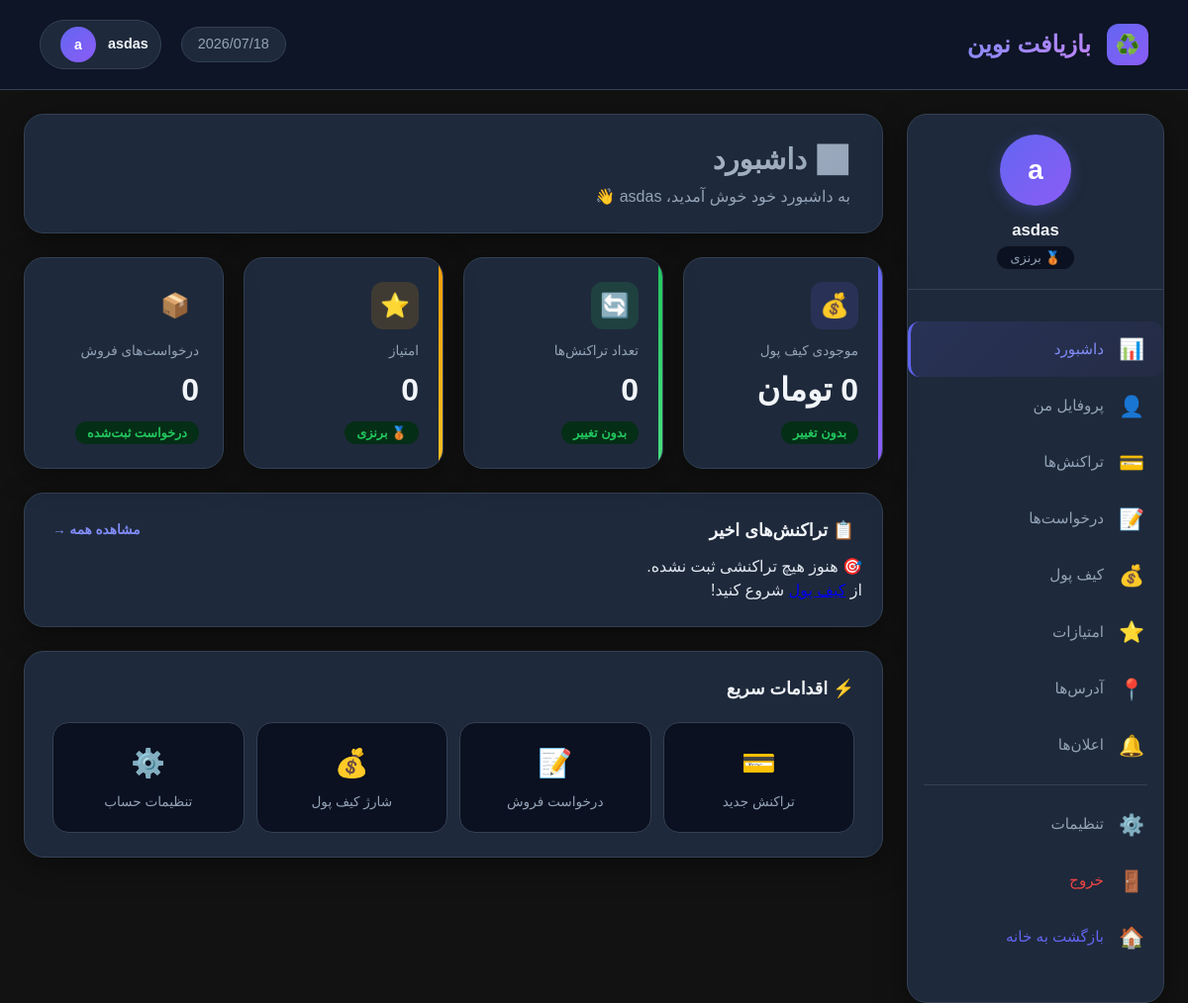
Page /dashboard (signed in) on the committed database.
### tables this page shows
CREATE TABLE `users` (
  `id` int(255) NOT NULL,
  `email` varchar(255) NOT NULL,
  `password` varchar(255) NOT NULL,
  `first_name` varchar(100) DEFAULT NULL,
  `last_name` varchar(100) DEFAULT NULL,
  `phone` varchar(20) DEFAULT NULL,
  `address` text DEFAULT NULL,
  `profile_picture` varchar(255) DEFAULT NULL,
  `user_level` enum('bronze','silver','gold','diamond','vip') DEFAULT 'bronze',
  `total_points` int(11) DEFAULT 0,
  `wallet_balance` int(11) DEFAULT 0,
  `created_at` timestamp NOT NULL DEFAULT current_timestamp(),
  `updated_at` timestamp NOT NULL DEFAULT current_timestamp() ON UPDATE current_timestamp()
);

### index.php (called while the page is built, shortened)
<?php
require_once BASE_PATH . '/app/Core/Router.php';
$uri = $_SERVER['REQUEST_URI'] ?? '/';
$path = (string) parse_url($uri, PHP_URL_PATH);
$router = new Router();
$router->dispatch($_SERVER['REQUEST_METHOD'], $path);

### views/dashboard.php (the view, shortened to what this page needs)
<?php
require_once __DIR__ . "/inc_db.php";
$user_id = $_SESSION['user_id'];
try {
    $stmt = $db->prepare("SELECT * FROM users WHERE id = ?");
    $stmt->execute([$user_id]);
    $user = $stmt->fetch(PDO::FETCH_ASSOC);
} catch (PDOException $e) {
    $user = null;
}
$user_name = htmlspecialchars(trim($user['first_name'] . ' ' . $user['last_name']));
if (empty($user_name)) {
    $user_name = explode('@', $user['email'])[0];
}
$user_initials = mb_substr($user['first_name'] ?? '', 0, 1) . mb_substr($user['last_name'] ?? '', 0, 1);
if (empty(trim($user_initials))) {
    $user_initials = mb_substr($user['email'] ?? 'م', 0, 1);
}
$wallet_balance = (int)($user['wallet_balance'] ?? 0);
$stmt = $db->prepare("SELECT COUNT(*) as total FROM transactions WHERE user_id = ?");
$stmt->execute([$user_id]);
$transaction_count = (int)$stmt->fetch()['total'];
$points = (int)($user['total_points'] ?? 0);
$stmt = $db->prepare("SELECT * FROM transactions WHERE user_id = ? ORDER BY created_at DESC LIMIT 10");
$stmt->execute([$user_id]);
$recent_transactions = $stmt->fetchAll(PDO::FETCH_ASSOC);
$stmt = $db->prepare("SELECT COUNT(*) as total FROM register_sell WHERE users_id = ?");
$stmt->execute([$user_id]);
$sell_requests_count = (int)$stmt->fetch()['total'];
$user_levels = [
    'bronze'  => '🥉 برنزی',
    'silver'  => '🥈 نقره‌ای',
    'gold'    => '🥇 طلایی',
    'diamond' => '💎 الماسی',
    'vip'     => '👑 VIP'
];
$user_level_label = $user_levels[$user['user_level'] ?? 'bronze'] ?? '🥉 برنزی';
$stmt = $db->prepare("
    SELECT COUNT(*) as count, COALESCE(SUM(amount), 0) as volume
    FROM transactions
    WHERE user_id = ? AND created_at >= DATE_SUB(NOW(), INTERVAL 30 DAY)
");
$stmt->execute([$user_id]);
$this_month = $stmt->fetch();
$this_month_count = (int)$this_month['count'];
$this_month_volume = (int)$this_month['volume'];
$stmt = $db->prepare("
    SELECT COUNT(*) as count, COALESCE(SUM(amount), 0) as volume
    FROM transactions
    WHERE user_id = ?
    AND created_at >= DATE_SUB(NOW(), INTERVAL 60 DAY)
    AND created_at < DATE_SUB(NOW(), INTERVAL 30 DAY)
");
$stmt->execute([$user_id]);
$last_month = $stmt->fetch();
$last_month_count = (int)$last_month['count'];
$last_month_volume = (int)$last_month['volume'];
if ($last_month_volume > 0) {
    $balance_change = round((($this_month_volume - $last_month_volume) / $last_month_volume) * 100);
} else {
    $balance_change = $this_month_volume > 0 ? 100 : 0;
}
if ($last_month_count > 0) {
    $tx_change = round((($this_month_count - $last_month_count) / $last_month_count) * 100);
} else {
    $tx_change = $this_month_count > 0 ? 100 : 0;
}
$type_labels = [
    'deposit'  => '💰 شارژ',
    'withdraw' => '🏧 برداشت',
    'purchase' => '🛒 خرید',
    'sale'     => '♻️ فروش',
    'reward'   => '🎁 پاداش',
    'fee'      => '📋 کارمزد'
];
$status_labels = [
    'success'  => 'موفق',
    'pending'  => 'در انتظار',
    'failed'   => 'ناموفق',
    'cancelled' => 'لغو شده'
];
?>
<!DOCTYPE html>
<html lang="fa" dir="rtl">
<head>
    </head>
<body>
<div class="dashboard-wrapper">
    <header class="dashboard-header">
        <div class="header-content">
            <div class="header-left">
                <div class="logo-icon">♻️</div>
                <span class="logo-text">بازیافت نوین</span>
            </div>
            <div class="header-right">
                <span class="date"><?= date('Y/m/d') ?></span>
                <div class="user-profile-btn" id="sidebarToggleBtn">
                    <span class="user-name"><?= htmlspecialchars($user_name) ?></span>
                    <div class="user-avatar"><?= htmlspecialchars($user_initials) ?></div>
                </div>
            </div>
        </div>
    </header>
    <div class="dashboard-body">
        <aside class="sidebar">
            <div class="sidebar-user">
                <div class="sidebar-avatar"><?= htmlspecialchars($user_initials) ?></div>
                <div class="sidebar-username"><?= htmlspecialchars($user_name) ?></div>
                <span class="sidebar-role"><?= $user_level_label ?></span>
            </div>
            <ul class="sidebar-menu">
                <li><a href="dashboard" class="active">
                    <span class="icon">📊</span> داشبورد
                </a></li>
                <li><a href="profile">
                    <span class="icon">👤</span> پروفایل من
                </a></li>
                <li><a href="transactions">
                    <span class="icon">💳</span> تراکنش‌ها
                </a></li>
                <li><a href="request">
                    <span class="icon">📝</span> درخواست‌ها
                </a></li>
                <li><a href="wallet">
                    <span class="icon">💰</span> کیف پول
                </a></li>
                <li><a href="rewards">
                    <span class="icon">⭐</span> امتیازات
                </a></li>
                <li><a href="addresses">
                    <span class="icon">📍</span> آدرس‌ها
                </a></li>
                <li><a href="notifications">
                    <span class="icon">🔔</span> اعلان‌ها
                </a></li>
                <div class="sidebar-divider"></div>
                <li><a href="settings.php">
                    <span class="icon">⚙️</span> تنظیمات
                </a></li>
                <li><a href="logout" style="color: var(--danger);">
                    <span class="icon">🚪</span> خروج
                </a></li>
                <li><a href="/baziaft234/" style="color: var(--primary);">
                    <span class="icon">🏠</span> بازگشت به خانه
                </a></li>
            </ul>
        </aside>
        <main class="main-content">
            <div class="page-header">
                <h1>📊 داشبورد</h1>
                <p>به داشبورد خود خوش آمدید، <?= htmlspecialchars($user_name) ?> 👋</p>
            </div>
            <div class="stats-grid">
                <div class="stat-card">
                    <div class="stat-icon">💰</div>
                    <div class="stat-label">موجودی کیف پول</div>
                    <div class="stat-value"><?= number_format($wallet_balance) ?> تومان</div>
                    <?php if ($balance_change != 0): ?>
                        <span class="stat-change <?= $balance_change >= 0 ? 'positive' : 'negative' ?>">
                            <?= $balance_change >= 0 ? '+' : '' ?><?= $balance_change ?>٪ نسبت به ماه قبل
                        </span>
                    <?php else: ?>
                        <span class="stat-change positive">بدون تغییر</span>
                    <?php endif; ?>
                </div>
                <div class="stat-card">
                    <div class="stat-icon">🔄</div>
                    <div class="stat-label">تعداد تراکنش‌ها</div>
                    <div class="stat-value"><?= number_format($transaction_count) ?></div>
                    <?php if ($tx_change != 0): ?>
                        <span class="stat-change <?= $tx_change >= 0 ? 'positive' : 'negative' ?>">
                            <?= $tx_change >= 0 ? '+' : '' ?><?= $tx_change ?>٪ نسبت به ماه قبل
                        </span>
                    <?php else: ?>
                        <span class="stat-change positive">بدون تغییر</span>
                    <?php endif; ?>
                </div>
                <div class="stat-card">
                    <div class="stat-icon">⭐</div>
                    <div class="stat-label">امتیاز</div>
                    <div class="stat-value"><?= number_format($points) ?></div>
                    <span class="stat-change positive"><?= $user_level_label ?></span>
                </div>
                <div class="stat-card">
                    <div class="stat-icon">📦</div>
                    <div class="stat-label">درخواست‌های فروش</div>
                    <div class="stat-value"><?= number_format($sell_requests_count) ?></div>
                    <span class="stat-change positive">درخواست ثبت‌شده</span>
                </div>
            </div>
            <div class="card">
                <div class="card-header">
                    <h3>📋 تراکنش‌های اخیر</h3>
                    <a href="transactions.php" class="card-action">مشاهده همه →</a>
                </div>
                <div class="table-container">
                    <?php if (count($recent_transactions) > 0): ?>
                    <table>
                        <thead>
                            <tr>
                                <th>#</th>
                                <th>نوع</th>
                                <th>مبلغ (تومان)</th>
                                <th>توضیحات</th>
                                <th>تاریخ</th>
                                <th>وضعیت</th>
                            </tr>
                        </thead>
                        <tbody>
                            <?php foreach ($recent_transactions as $tx): ?>
                            <tr>
                                <td>#<?= $tx['id'] ?></td>
                                <td><?= $type_labels[$tx['type']] ?? $tx['type'] ?></td>
                                <td><?= number_format($tx['amount']) ?></td>
                                <td><?= htmlspecialchars($tx['description'] ?? '—') ?></td>
                                <td><?= date('Y/m/d', strtotime($tx['created_at'])) ?></td>
                                <td>
                                    <span class="status <?= htmlspecialchars($tx['status']) ?>">
                                        <?= $status_labels[$tx['status']] ?? $tx['status'] ?>
                                    </span>
                                </td>
                            </tr>
                            <?php endforeach; ?>
                        </tbody>
                    </table>
                    <?php else: ?>
                    <div class="empty-state">
                        <p>🎯 هنوز هیچ تراکنشی ثبت نشده.</p>
                        <p>از <a href="wallet.php">کیف پول</a> شروع کنید!</p>
                    </div>
                    <?php endif; ?>
                </div>
            </div>
            <div class="card">
                <div class="card-header">
                    <h3>⚡ اقدامات سریع</h3>
                </div>
                <div class="quick-actions">
                    <a href="transactions.php" class="quick-btn">
                        <span class="qb-icon">💳</span>
                        تراکنش جدید
                    </a>
                    <a href="request" class="quick-btn">
                        <span class="qb-icon">📝</span>
                        درخواست فروش
                    </a>
                    <a href="wallet.php" class="quick-btn">
                        <span class="qb-icon">💰</span>
                        شارژ کیف پول
                    </a>
                    <a href="settings.php" class="quick-btn">
                        <span class="qb-icon">⚙️</span>
                        تنظیمات حساب
                    </a>
                </div>
            </div>
        </main>
    </div>
</div>
</body>
</html>

### app/Core/Router.php (shortened to what this page needs)
<?php
class Router
{
    protected $routes = [];
    public function any($uri, $controller)
    {
        $this->routes[] = ['uri' => $uri, 'controller' => $controller];
    }
    public function dispatch($method, $uri)
    {
        foreach ($this->routes as $route) {
            if ($route['uri'] === $uri) {
                return require BASE_PATH . '/views/' . $route['controller'];
            }
        }
    }
}

### rows in the picture
users: email "asdas", email "a", user_level "🥉 برنزی", wallet_balance "0", transaction_count "0", total_points "0", sell_requests_count "0"
